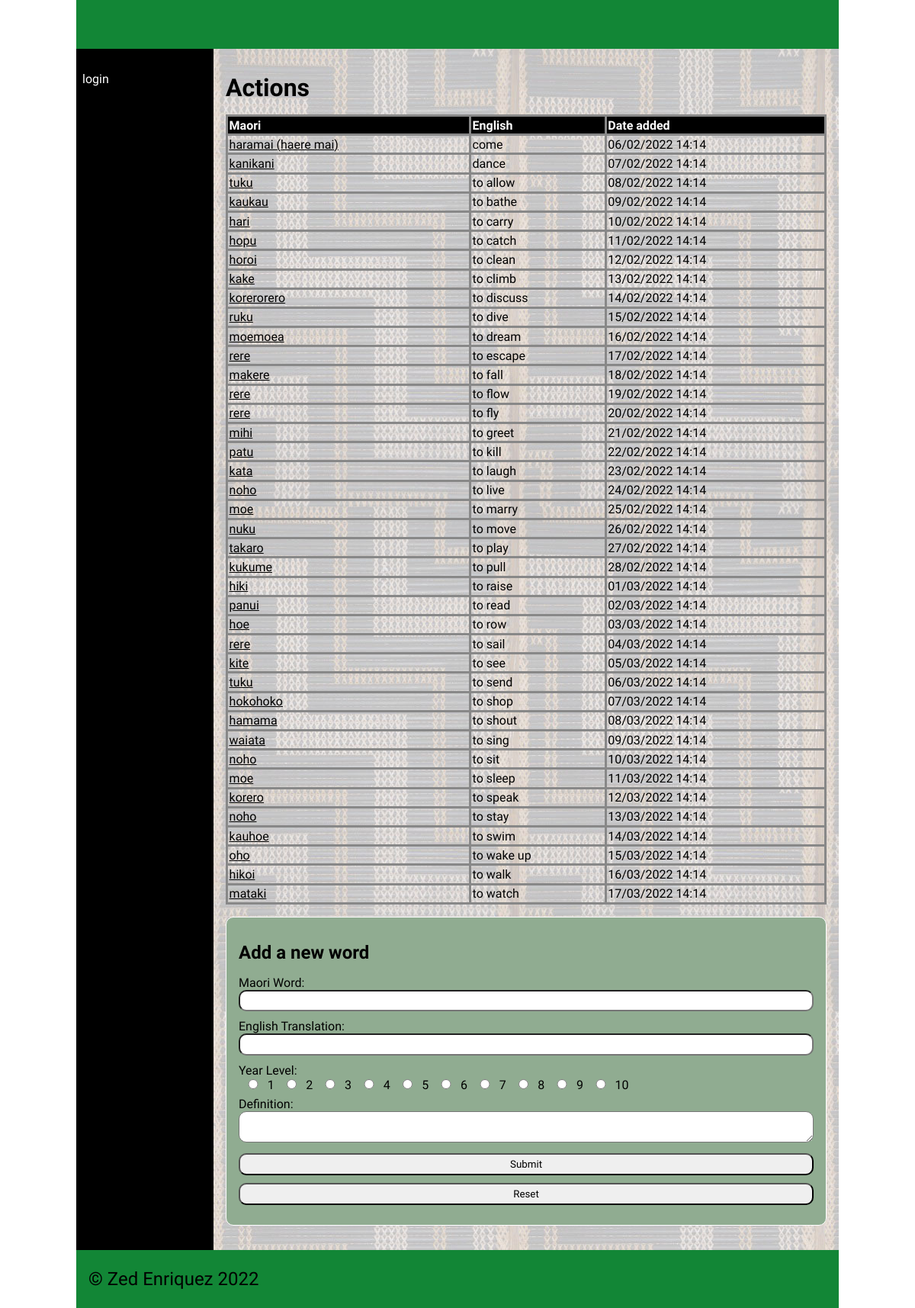
Page /category/1 on the committed database.
### tables this page shows
CREATE TABLE "categories"
(
	id integer
		constraint categories_pk
			primary key autoincrement,
	category_name varchar(30)
);

CREATE TABLE "dictionary"
(
    id         integer
        constraint dictionary_pk
            primary key autoincrement,
    Maori      varchar(30),
    English    varchar(30),
    cat_id     integer
        references categories
            on delete cascade,
    Definition varchar(80),
    Level      integer,
    Image      varchar(60),
    Date       datetime,
    User_id    integer
        constraint dictionary_users_id_fk
            references users
);

### app.py (the view, shortened to what this page needs)
@app.route('/category/<cat_id>', methods=["GET", "POST"])
def render_category_page(cat_id):
    return render_template('category.html', contents=dictionary_data(), categories_obtained=categories(),
                           cat_id=int(cat_id), logged_in=is_logged_in(),
                           teacher_perm=is_teacher())

### app.py (called while the page is built)
def create_connection(db_file):
    try:
        connection = sqlite3.connect(db_file)
        connection.execute('pragma foreign_keys=ON')
        return connection
    except Error as e:
        print(e)
    return None

def categories():
    query = "SELECT id, category_name FROM categories"
    con = create_connection(DATABASE)
    cur = con.cursor()
    cur.execute(query)
    category_list = cur.fetchall()
    con.close()
    return category_list

def dictionary_data():
    con = create_connection(DATABASE)
    query = "SELECT id, Maori, English, cat_id, Definition, Level, Image, Date, User_id FROM dictionary "
    cur = con.cursor()
    cur.execute(query,)
    contents = cur.fetchall()
    con.close()
    return contents

def is_logged_in():
    if session.get("email") is None:
        print("not logged in")
        return False
    else:
        print("logged in")
        return True

def is_teacher():
    if session.get("teacher") == 0:
        print("A teacher isn't logged in")
        return False
    else:
        print("A Teacher is logged in")
        return True

### templates/category.html (shortened to what this page needs)
{% extends "base.html" %}
{% block main %}
    {% for category in categories_obtained %}
        {% if category[0] == cat_id %}
            <table>
                <h1>{{ category[1] }}</h1>
                <tr>
                    <th>Maori</th>
                    <th>English</th>
                    <th>Date added</th>
                </tr>
                <tbody>
                    {% for content in contents %}
                        {% if content[3] == cat_id %}
                            <tr>
                                <td><a href="/word/{{ content[0] }}">{{ content[1] }}</a></td>
                                <td>{{ content[2] }}</td>
                                <td>{{ content[7] }}</td>
                            </tr>
                        {% endif %}
                    {% endfor %}
                </tbody>
            </table>
            {% if teacher_perm %}
                <form class="dataForm" method="POST">
                <h2>Add a new word </h2>
                    <div class = "form-group">
                        <div class="form-label">Maori Word:</div>
                        <div class="form-element"><input id="maori" name="maori" type="text" required
                        MAXLENGTH="30"></div>
                    </div>
                    <div class = "form-group">
                        <div class="form-label">English Translation:</div>
                        <div class="form-element"><input id="english" name="english" type="text" required
                        MAXLENGTH="30"></div>
                    </div>
                    <div class="form-element">
                        <div class="form-label">Year Level:</div>
                        {% for i in range(10) %}
                            <input value = "{{ i + 1 }}" name="level" type="radio" required><a>{{ i + 1 }} </a>
                        {% endfor %}
                    </div>
                    <div class = "form-group">
                        <div class="form-label">Definition:</div>
                        <div class="form-element"><textarea id="definition" name="definition" type="text" required></textarea></div>
                    </div>
                    <div class="button-group">
                        <input type="submit" value="Submit">
                        <input type="reset" value="Reset">
                    </div>
                </form>
            {% endif %}
        {% endif %}
    {% endfor %}
{% endblock %}

### static/css/style.css (style rules this page uses)
* { font-family: Comfortaa, sans-serif; margin: 0; padding: 0; box-sizing: border-box; }
h1, h2, h3, h4 { padding: 1rem 0; font-family: Comfortaa, sans-serif; color: #000; }
a { color: #000; }
.dataForm { margin: 1rem 0; border: 1px solid #fff; padding: 1rem; background-color: #90ac91; border-radius: 10px; }
.dataForm input, textarea { width: 100%; border-radius: 10px; padding: 0.3rem; margin-bottom: 10px; }
.dataForm input[type='radio'] { width: 5%; }
table { width: 100%; border: 2px solid #666; border-collapse: collapse; }
th, td { border: 3px solid #888; padding: 0.1rem; text-align: left; }
th { background-color: #000; color: #fff; }

### rows in the picture
categories: category_name "Actions", i "1" "2" "3" "4" "5" "6" "7" "8" "9" "10"
dictionary: Maori "haramai (haere mai)", English "come", Date "06/02/2022 14:14"
dictionary: Maori "kanikani", English "dance", Date "07/02/2022 14:14"
dictionary: Maori "tuku", English "to allow", Date "08/02/2022 14:14"
dictionary: Maori "kaukau", English "to bathe", Date "09/02/2022 14:14"
dictionary: Maori "hari", English "to carry", Date "10/02/2022 14:14"
dictionary: Maori "hopu", English "to catch", Date "11/02/2022 14:14"
dictionary: Maori "horoi", English "to clean", Date "12/02/2022 14:14"
dictionary: Maori "kake", English "to climb", Date "13/02/2022 14:14"
dictionary: Maori "korerorero", English "to discuss", Date "14/02/2022 14:14"
dictionary: Maori "ruku", English "to dive", Date "15/02/2022 14:14"
dictionary: Maori "moemoea", English "to dream", Date "16/02/2022 14:14"
dictionary: Maori "rere", English "to escape", Date "17/02/2022 14:14"
dictionary: Maori "makere", English "to fall", Date "18/02/2022 14:14"
dictionary: Maori "rere", English "to flow", Date "19/02/2022 14:14"
dictionary: Maori "rere", English "to fly", Date "20/02/2022 14:14"
dictionary: Maori "mihi", English "to greet", Date "21/02/2022 14:14"
dictionary: Maori "patu", English "to kill", Date "22/02/2022 14:14"
dictionary: Maori "kata", English "to laugh", Date "23/02/2022 14:14"
dictionary: Maori "noho", English "to live", Date "24/02/2022 14:14"
dictionary: Maori "moe", English "to marry", Date "25/02/2022 14:14"
dictionary: Maori "nuku", English "to move", Date "26/02/2022 14:14"
dictionary: Maori "takaro", English "to play", Date "27/02/2022 14:14"
dictionary: Maori "kukume", English "to pull", Date "28/02/2022 14:14"
dictionary: Maori "hiki", English "to raise", Date "01/03/2022 14:14"
dictionary: Maori "panui", English "to read", Date "02/03/2022 14:14"
dictionary: Maori "hoe", English "to row", Date "03/03/2022 14:14"
dictionary: Maori "rere", English "to sail", Date "04/03/2022 14:14"
dictionary: Maori "kite", English "to see", Date "05/03/2022 14:14"
dictionary: Maori "tuku", English "to send", Date "06/03/2022 14:14"
dictionary: Maori "hokohoko", English "to shop", Date "07/03/2022 14:14"
dictionary: Maori "hamama", English "to shout", Date "08/03/2022 14:14"
dictionary: Maori "waiata", English "to sing", Date "09/03/2022 14:14"
dictionary: Maori "noho", English "to sit", Date "10/03/2022 14:14"
dictionary: Maori "moe", English "to sleep", Date "11/03/2022 14:14"
dictionary: Maori "korero", English "to speak", Date "12/03/2022 14:14"
dictionary: Maori "noho", English "to stay", Date "13/03/2022 14:14"
dictionary: Maori "kauhoe", English "to swim", Date "14/03/2022 14:14"
dictionary: Maori "oho", English "to wake up", Date "15/03/2022 14:14"
dictionary: Maori "hikoi", English "to walk", Date "16/03/2022 14:14"
dictionary: Maori "mataki", English "to watch", Date "17/03/2022 14:14"
